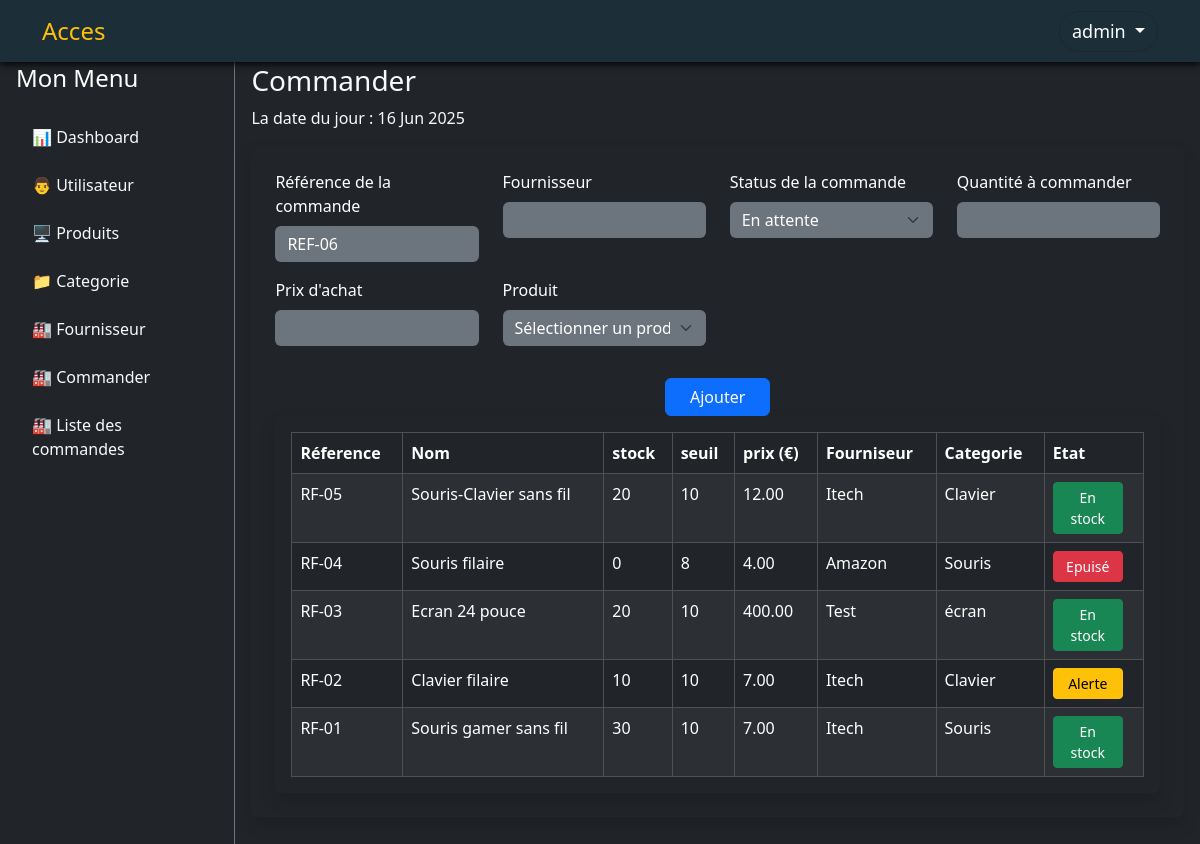
The app's page /index.php?action=supplier_order_create (signed in) with its own data.
### tables this page shows
CREATE TABLE IF NOT EXISTS `product` (
  `product_id` int NOT NULL AUTO_INCREMENT,
  `product_reference` varchar(25) NOT NULL,
  `product_name` varchar(25) NOT NULL,
  `product_description` varchar(255) NOT NULL,
  `product_quantity_stock` int NOT NULL,
  `product_alert_threshold` int NOT NULL,
  `product_unit_price` decimal(12,2) NOT NULL,
  `supplier_id` int NOT NULL,
  `category_id` int NOT NULL,
  PRIMARY KEY (`product_id`),
  UNIQUE KEY `product_reference` (`product_reference`),
  UNIQUE KEY `product_name` (`product_name`),
  KEY `fk_product_category` (`category_id`),
  KEY `fk_product_supplier` (`supplier_id`)
);

CREATE TABLE IF NOT EXISTS `supplier` (
  `supplier_id` int NOT NULL AUTO_INCREMENT,
  `supplier` varchar(25) NOT NULL,
  `supplier_address` varchar(25) NOT NULL,
  `supplier_phone_number` varchar(20) NOT NULL,
  `supplier_email` varchar(100) NOT NULL,
  PRIMARY KEY (`supplier_id`)
);

CREATE TABLE IF NOT EXISTS `category` (
  `category_id` int NOT NULL AUTO_INCREMENT,
  `category` varchar(10) NOT NULL,
  PRIMARY KEY (`category_id`)
);

### controllers/SupplierOrderController.php (called while the page is built, shortened)
<?php
require_once __DIR__ . '/../models/SupplierOrder.php';
require_once __DIR__ . '/../models/Product.php';
class SupplierOrderController
{
    private SupplierOrder $supplierOrderModel;
    private Product $productModel;
    public function __construct(SupplierOrder $supplierOrderModel, Supplier $supplierModel, Product $productModel, SupplierOrderDetail $supplierOrderDetailModel)
    {
        $this->supplierOrderModel = $supplierOrderModel;
        $this->productModel = $productModel;
    }
    public function create()
    {
        $selected_product_id = $_GET['selected_product_id'] ?? null;
        $product = $this->productModel->getById($selected_product_id);
        $next_supplier_order_id = $this->supplierOrderModel->get_last_id_supplier_order() + 1;
        $product_list = $this->productModel->get_all_product();
        $date_now = new DateTime();
        $date = $date_now->format('d M Y');
        require __DIR__ . '/../views/admin/supplier_order/create.php';
    }
}

### models/SupplierOrder.php (called while the page is built, shortened)
<?php
require_once __DIR__ . '/../config/database.php';
class SupplierOrder
{
    private $db;
    public function __construct() {
        $this->db = Database::getInstance()->getConnection();
    }
    public function get_last_id_supplier_order()
    {
        $sql = "SELECT MAX(supplier_order_id) FROM supplierorder" ;
        $stmt = $this->db->query($sql);
        $supplier_last_id = $stmt->fetchColumn();
        return (int)$supplier_last_id;
    }
}
?>

### config/database.php (called while the page is built)
<?php
class Database {
    private static $instance = null;
    private $connection;
    private $host = 'localhost';
    private $dbname = 'nfe';
    private $username = 'root';
    private $password = '';
    private function __construct() {
        try {
            $this->connection = new PDO("mysql:host=$this->host;dbname=$this->dbname;charset=utf8", $this->username, $this->password);
            $this->connection->setAttribute(PDO::ATTR_ERRMODE, PDO::ERRMODE_EXCEPTION);
        } catch (PDOException $e) {
            die("Erreur de connexion : " . $e->getMessage());
        }
    }
    public static function getInstance() {
        if (!self::$instance) {
            self::$instance = new Database();
        }
        return self::$instance;
    }
    public function getConnection() {
        return $this->connection;
    }
}
?>

### models/Product.php (called while the page is built, shortened)
<?php
require_once __DIR__ . '/../config/database.php';
class Product
{
    private $db;
    public function __construct() {
        $this->db = Database::getInstance()->getConnection();
    }
    public function get_all_product()
    {
        $sql = "SELECT * FROM product
                JOIN supplier, category
                WHERE product.supplier_id = supplier.supplier_id
                AND product.category_id = category.category_id
                ORDER BY product_id DESC";
        $stmt = $this->db->query($sql);
        return $stmt->fetchAll(PDO::FETCH_ASSOC);
    }
    public function getById($product_id)
    {
        $sql = "SELECT *
        FROM product
        JOIN supplier ON product.supplier_id = supplier.supplier_id
        WHERE product_id = :product_id";
        $stmt = $this->db->prepare($sql);
        $stmt->execute(['product_id' => $product_id]);
        return $stmt->fetch(PDO::FETCH_ASSOC);
    }
}
?>

### views/admin/supplier_order/create.php (the view, shortened to what this page needs)
<?php include __DIR__. '/../layout/header.php';?>
<div class="flex-grow-1 p-3 mt-5">
<h3>Commander</h3>
<p>La date du jour : <?= $date?></p>
<div class="bg-dark text-white p-4 rounded shadow mb-4" style="max-width: 1000px;">
  <form method="POST" action="index.php?action=supplier_order_store&selected_product_id=<?=$selected_product_id;?>">
    <div class="row">
      <div class="col-md-3 mb-3">
        <label for="supplier_order_reference" class="form-label">Référence de la commande</label>
        <input type="text" class="form-control bg-secondary text-white border-0 shadow-none" name="supplier_order_reference" value="REF-0<?=$next_supplier_order_id ?>" readonly required>
      </div>
      <div class="col-md-3 mb-3 ">
            <label  class="form-label">Fournisseur</label>
            <input type="text" class="form-control bg-secondary text-white border-0 shadow-none"
             value="<?= $product['supplier'] ?? ''?>" readonly>
      </div>
      <div class="col-md-3 mb-3">
        <label for="supplier_order_status" class="form-label">Status de la commande</label>
        <select class="form-select bg-secondary text-white border-0 shadow-none" name="supplier_order_status" required>
          <option>
              En attente
          </option>
        </select>
      </div>
      <div class="col-md-3 mb-3">
        <label for="supplier_order_reference" class="form-label">Quantité à commander</label>
        <input type="number" min=1 class="form-control bg-secondary text-white border-0 shadow-none" name="so_quantity" required>
      </div>
      <div class="col-md-3 mb-3">
        <label for="supplier_order_reference" class="form-label">Prix d'achat</label>
        <input type="number" class="form-control bg-secondary text-white border-0 shadow-none"
        name="purchase_price" min=1 value="<?= $product['product_unit_price'] ?? ''?>" required>
      </div>
      <div class="col-md-3 mb-3">
        <label for="product_id" class="form-label">Produit</label>
        <select onchange="window.location.href='?action=supplier_order_create&selected_product_id=' + this.value"
        class="form-select bg-secondary text-white border-0 shadow-none" name="product_id" required>
          <option value="">Sélectionner un produit</option>
        </select>
      </div>
    </div>
    <div class="mt-3 text-center">
      <button type="submit" class="btn btn-primary px-4">Ajouter</button>
    </div>
  </form>
<div class="table-responsive bg-dark p-3 rounded shadow">
    <table class="table table-dark table-striped table-hover table-bordered mb-0">
    <thead>
    <tr>
        <th>Réference</th>
        <th>Nom</th>
        <th>stock</th>
        <th>seuil</th>
        <th>prix (€)</th>
        <th>Fourniseur</th>
        <th>Categorie</th>
        <th>Etat</th>
    </tr>
    </thead>
    <?php if(!empty($product_list)):?>
    <tbody>
    <?php foreach($product_list as $product) : ?>
        <tr>
            <td><?= $product['product_reference']; ?></td>
            <td><?= $product['product_name']; ?></td>
            <td><?= $product['product_quantity_stock']; ?></td>
            <td><?= $product['product_alert_threshold']; ?></td>
            <td><?= $product['product_unit_price']; ?></td>
            <td><?= $product['supplier']; ?></td>
            <td><?= $product['category']; ?></td>
            <td>
              <?php if($product['product_quantity_stock'] > $product['product_alert_threshold']): ?>
                <button class="btn btn-success btn-sm" style="width: 70px;">En stock</button>
              <?php endif;?>
              <?php if($product['product_quantity_stock'] <= $product['product_alert_threshold'] && $product['product_quantity_stock'] > 0): ?>
                <button class="btn btn-warning btn-sm" style="width: 70px;">Alerte</button>
              <?php endif;?>
              <?php if($product['product_quantity_stock'] == 0): ?>
                <button class="btn btn-danger btn-sm" style="width: 70px;">Epuisé</button>
              <?php endif;?>
            </td>
        </tr>
    <?php endforeach; ?>
    </tbody>
    <?php endif;?>
    </table>
</div>
</div>
<?php include __DIR__. '/../layout/footer.php';?>

### public/css/employe.css (style rules this page uses)
body { background: #1c2f3940; }

### views/admin/layout/header.php (style rules this page uses)
body { min-height: 100vh; display: flex; }

### records on screen
product: product_reference "RF-05", product_name "Souris-Clavier sans fil", product_quantity_stock "20", product_alert_threshold "10", product_unit_price "12.00", supplier.supplier "Itech", category.category "Clavier", shows "En stock"
product: product_reference "RF-04", product_name "Souris filaire", product_quantity_stock "0", product_alert_threshold "8", product_unit_price "4.00", supplier.supplier "Amazon", category.category "Souris", shows "Epuisé"
product: product_reference "RF-03", product_name "Ecran 24 pouce", product_quantity_stock "20", product_alert_threshold "10", product_unit_price "400.00", supplier.supplier "Test", category.category "écran", shows "En stock"
product: product_reference "RF-02", product_name "Clavier filaire", product_quantity_stock "10", product_alert_threshold "10", product_unit_price "7.00", supplier.supplier "Itech", category.category "Clavier", shows "Alerte"
product: product_reference "RF-01", product_name "Souris gamer sans fil", product_quantity_stock "30", product_alert_threshold "10", product_unit_price "7.00", supplier.supplier "Itech", category.category "Souris", shows "En stock"

### other values on screen
$_SESSION['username'] "admin"
$date "16 Jun 2025"
